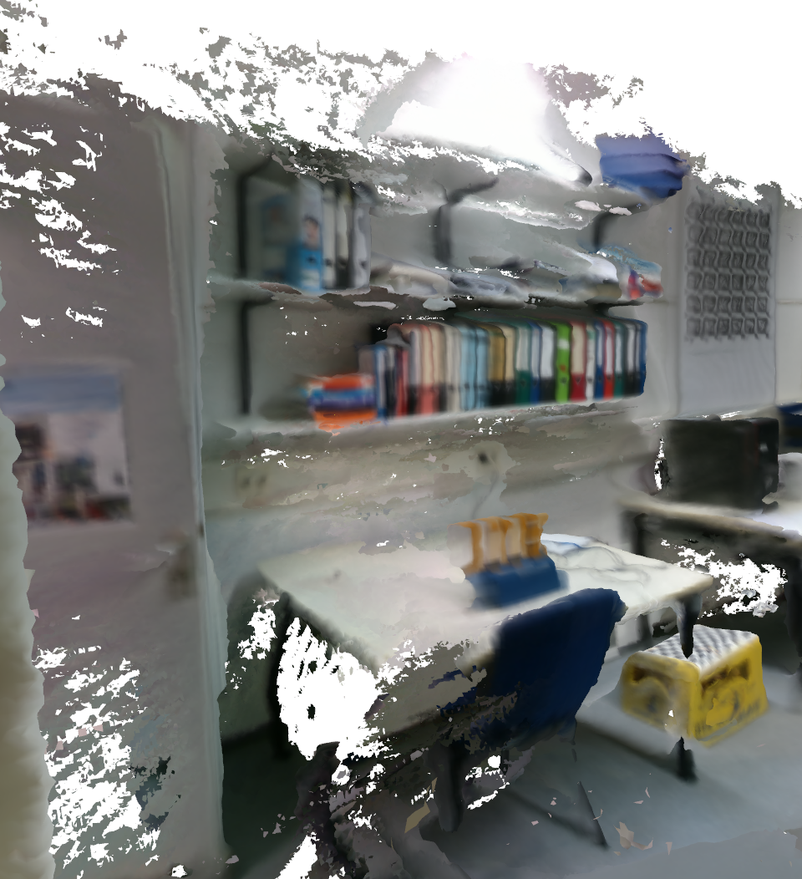
#> input picture img/ITE_Office.png, 802 x 879 px, shrunk from 960 x 1052 before the run
$ python match.py ../img/ITE_Office.png ../img/TUM_fr1desk.png
#> lines starting #> are read from the running program, lines starting #| are printed output that depends on the picture
import cv2 as cv
import numpy as np
import argparse
# import matplotlib.pyplot as plt
if __name__ == "__main__":
    parser = argparse.ArgumentParser(description='Optional app description')
    parser.add_argument('img_path_1', help='image path 1')
    parser.add_argument('img_path_2', help='image path 2')
    parser.add_argument('--bf', dest='bruteforce', action='store_true')
    parser.add_argument('--flann', dest='flann', action='store_true')
    parser.set_defaults(flann=False)
    parser.set_defaults(bruteforce=False)
    args = parser.parse_args()

    img1 = cv.imread(args.img_path_1,0)
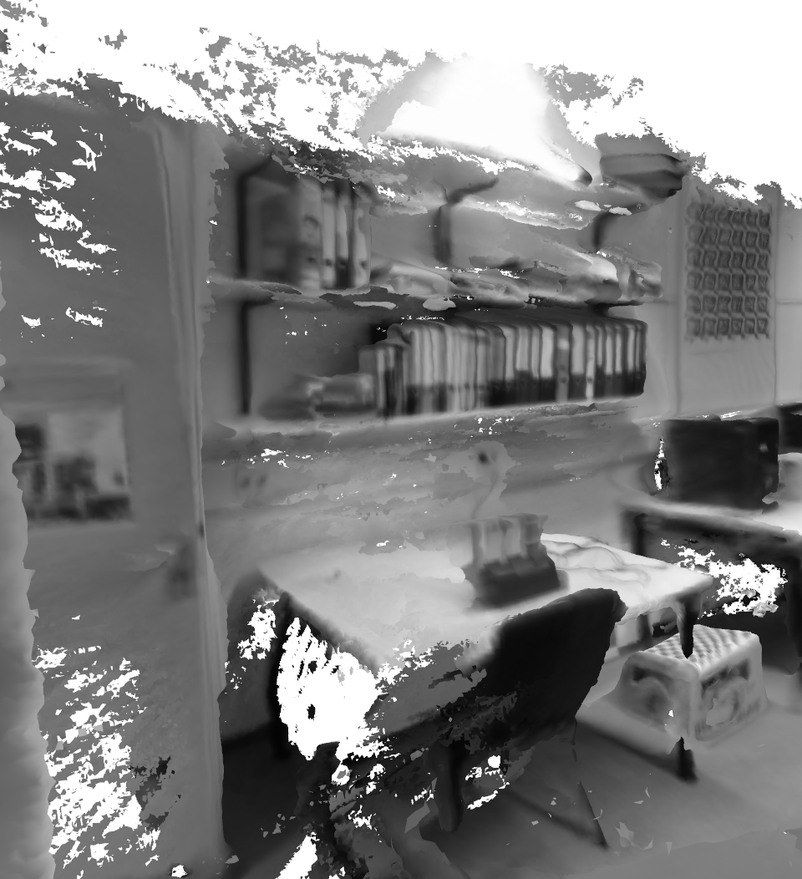
#> img1: shape (879, 802); min 0, max 255, mean 129.9
    img2 = cv.imread(args.img_path_2,0)
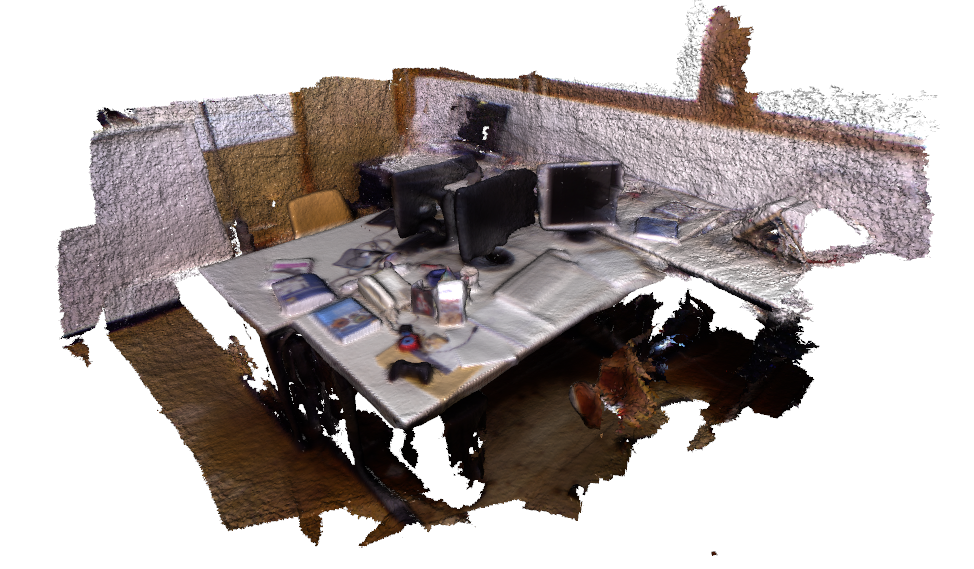
#> input picture img/TUM_fr1desk.png, 974 x 569 px
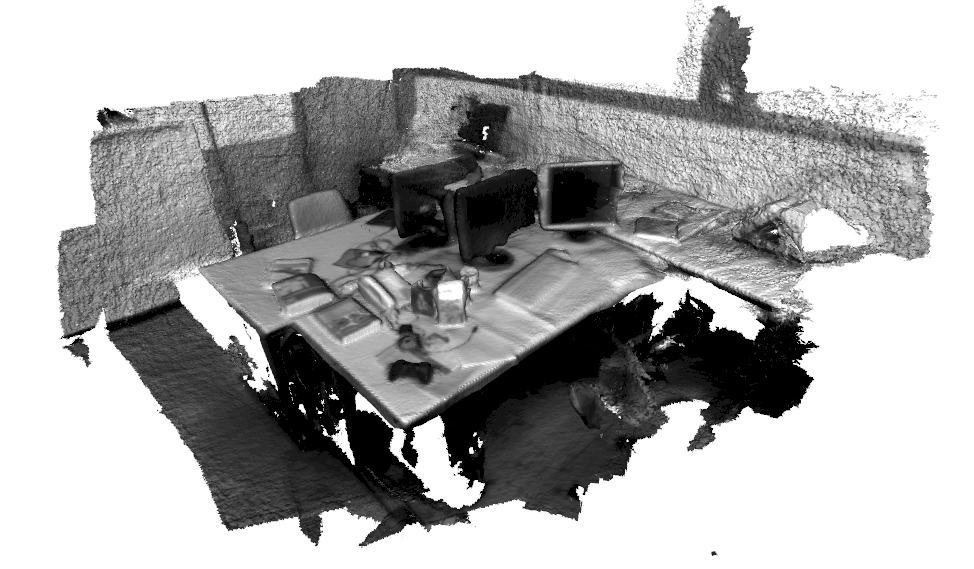
#> img2: shape (569, 974); min 0, max 255, mean 173.5

    orb = cv.ORB_create(1000)

    kp1, des1 = orb.detectAndCompute(img1, None)
#> kp1 = 1000 keypoints; strongest (x, y, size): (381, 744, 31), (350, 752, 37.2), (379, 746, 31), (312, 842, 31)
    kp2, des2 = orb.detectAndCompute(img2, None)
#> kp2 = 1000 keypoints; strongest (x, y, size): (798, 360, 31), (469, 449, 37.2), (472, 451, 37.2), (391, 429, 31)

    if(args.bruteforce):
        bf = cv.BFMatcher(cv.NORM_HAMMING, crossCheck=True)

        matches = bf.match(des1, des2)

        img3 = cv.drawMatches(img1, kp1, img2, kp2, matches, None, flags=cv.DrawMatchesFlags_NOT_DRAW_SINGLE_POINTS)

        cv.imshow("result",img3)
        cv.waitKey(0)
    else:
        FLANN_INDEX_LSH = 6
        index_params = dict(algorithm=FLANN_INDEX_LSH,
                            table_number=6,  # 12
                            key_size=12,  # 20
                            multi_probe_level=1)  # 2
        search_params = dict(checks=50)  # or pass empty dictionary
        flann = cv.FlannBasedMatcher(index_params, search_params)
        matches = flann.knnMatch(des1, des2, k=2)
#> matches = 1000 matches

        # Need to draw only good matches, so create a mask
        matchesMask = [[0, 0] for i in range(len(matches))]
#> matchesMask = 1000 pairs, first value 0 to 0, second value 0 to 0
        # ratio test as per Lowe's paper
        for i, (m, n) in enumerate(matches):
            if m.distance < 0.7 * n.distance:
                matchesMask[i] = [1, 0]
#> after the loop, matchesMask = 1000 pairs, first value 0 to 1, second value 0 to 0
        draw_params = dict(
                           singlePointColor=(255, 0, 0),
                           matchesMask=matchesMask,
                           flags=cv.DrawMatchesFlags_DEFAULT)
#> draw_params = 3 items
        img3 = cv.drawMatchesKnn(img1, kp1, img2, kp2, matches, None, **draw_params)
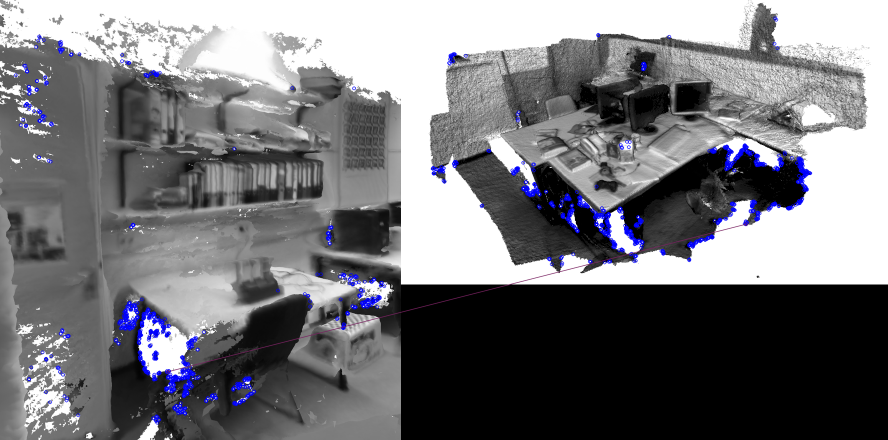
#> img3: shape (879, 1776, 3) (shown at 1/2 size); mean of channels 0, 1, 2 122, 118.1, 118.2; drawn as B, G, R
        cv.imshow("result",img3)
        cv.waitKey(0)
